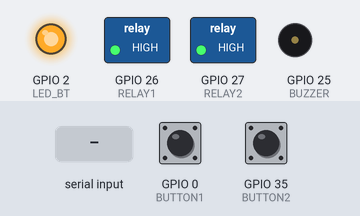
This sketch was run on a simulated ESP32. Parts: switched loads named in the sketch (green lamp = pin HIGH), output pins drawn as LEDs (lit = HIGH), buzzer (waves = sounding, pin HIGH). The inputs (shaded band) are chosen by the test bench; at power-on: GPIO 0 (BUTTON1) LOW, GPIO 35 (BUTTON2) LOW. Nothing arrives over Bluetooth unless stated.

Above: at 1.2 s.
1.3 s: GPIO 0 (BUTTON1) pulled HIGH for 0.15 s
At 2.5 s:
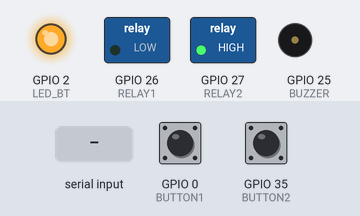
2.9 s: GPIO 35 (BUTTON2) pulled HIGH for 0.15 s
At 3.7 s:
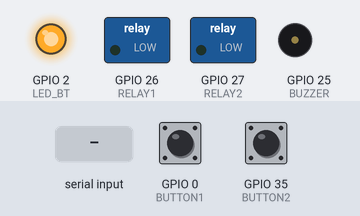
4.5 s: "2" received over the second serial link
At 4.9 s:
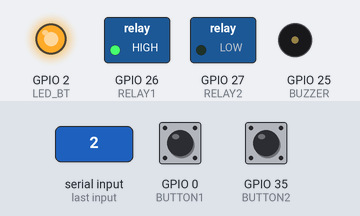
6.0 s: "4" received over the second serial link
At 7.2 s:
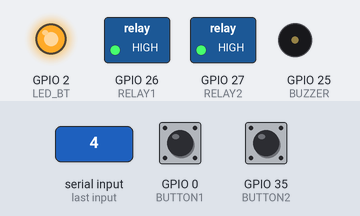
7.5 s: "1" received over the second serial link
At 8.4 s:
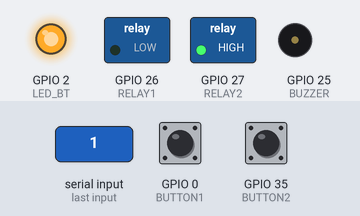
9.0 s: "3" received over the second serial link
At 9.6 s:
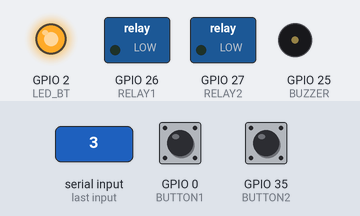
Timing chart, 0 to 11.5 s (numbered marks = the images above; inputs shaded):
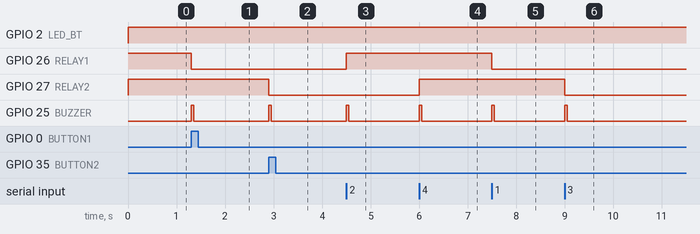

The sketch:

sketch_jul28a.ino
```cpp
#include "BluetoothSerial.h"

BluetoothSerial SerialBT;

// Pin Definitions
#define RELAY1 26
#define RELAY2 27
#define BUZZER 25
#define BUTTON1 0
#define BUTTON2 35
#define LED_BT 2

bool light1 = false;
bool light2 = false;

unsigned long lastCommandTime = 0;
const unsigned long timeout = 1800000;   //30 minutes

void beep()
{
  digitalWrite(BUZZER, HIGH);
  delay(50);
  digitalWrite(BUZZER, LOW);
}

void updateRelay()
{
  digitalWrite(RELAY1, light1 ? LOW : HIGH);   //Active LOW relay
  digitalWrite(RELAY2, light2 ? LOW : HIGH);
}

void sendStatus()
{
  SerialBT.print("L1:");
  SerialBT.print(light1 ? "ON" : "OFF");
  SerialBT.print("  L2:");
  SerialBT.println(light2 ? "ON" : "OFF");
}

void setup()
{
  Serial.begin(115200);

  pinMode(RELAY1, OUTPUT);
  pinMode(RELAY2, OUTPUT);
  pinMode(BUZZER, OUTPUT);
  pinMode(LED_BT, OUTPUT);

  pinMode(BUTTON1, INPUT);
  pinMode(BUTTON2, INPUT);

  digitalWrite(RELAY1, HIGH);
  digitalWrite(RELAY2, HIGH);

  SerialBT.begin("IIT_IoT_HomeCtrl");

  lastCommandTime = millis();
}

void loop()
{
  // Bluetooth connection indicator
  digitalWrite(LED_BT, SerialBT.hasClient());

  // Bluetooth commands
  if (SerialBT.available())
  {
    char cmd = SerialBT.read();

    switch(cmd)
    {
      case '1':
        light1 = true;
        break;

      case '2':
        light1 = false;
        break;

      case '3':
        light2 = true;
        break;

      case '4':
        light2 = false;
        break;

      case '5':
        light1 = true;
        light2 = true;
        break;

      case '6':
        light1 = false;
        light2 = false;
        break;

      case '?':
        sendStatus();
        break;
    }

    updateRelay();
    beep();
    sendStatus();

    lastCommandTime = millis();
  }
  // Button 1
static bool lastButton1 = LOW;
bool currentButton1 = digitalRead(BUTTON1);

if (currentButton1 == HIGH && lastButton1 == LOW)
{
    light1 = !light1;
    updateRelay();
    beep();
    sendStatus();
    delay(200);
}
lastButton1 = currentButton1;

// Button 2
static bool lastButton2 = LOW;
bool currentButton2 = digitalRead(BUTTON2);

if (currentButton2 == HIGH && lastButton2 == LOW)
{
    light2 = !light2;
    updateRelay();
    beep();
    sendStatus();
    delay(200);
}
lastButton2 = currentButton2;


  // Auto OFF after 30 minutes
  if (millis() - lastCommandTime > timeout)
  {
    light1 = false;
    light2 = false;
    updateRelay();
  }
}
```

Measured:
- after the input at 1.3 s, GPIO 26 (RELAY1): HIGH → LOW at once; GPIO 25 (BUZZER): LOW → HIGH at once, → LOW 0.05 s later
- after the input at 2.9 s, GPIO 27 (RELAY2): HIGH → LOW at once; GPIO 25 (BUZZER): LOW → HIGH at once, → LOW 0.05 s later
- after the input at 4.5 s, GPIO 26 (RELAY1): LOW → HIGH at once; GPIO 25 (BUZZER): LOW → HIGH at once, → LOW 0.05 s later
- after the input at 6.0 s, GPIO 27 (RELAY2): LOW → HIGH at once; GPIO 25 (BUZZER): LOW → HIGH at once, → LOW 0.05 s later
- after the input at 7.5 s, GPIO 26 (RELAY1): HIGH → LOW at once; GPIO 25 (BUZZER): LOW → HIGH at once, → LOW 0.05 s later
- after the input at 9.0 s, GPIO 27 (RELAY2): HIGH → LOW at once; GPIO 25 (BUZZER): LOW → HIGH at once, → LOW 0.05 s later
